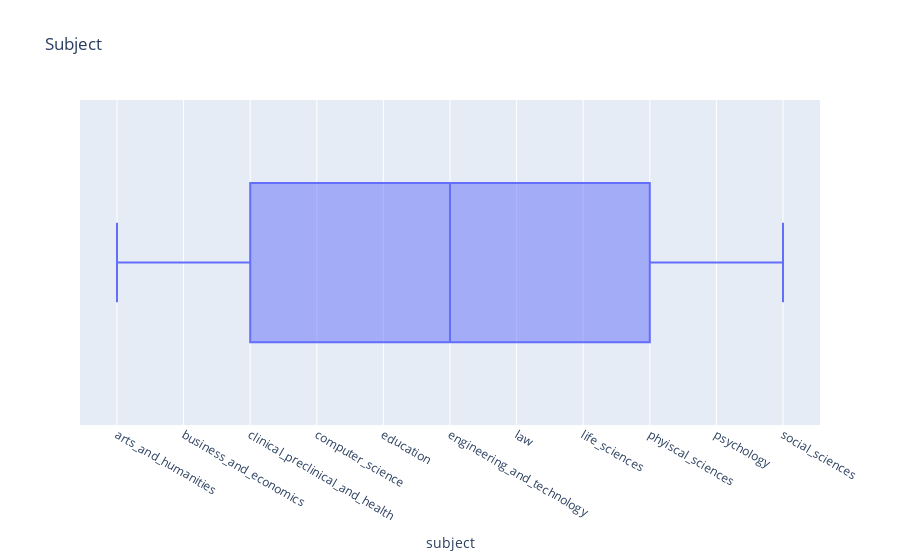

Notebook code cell kept with this figure:
### Code cell
px.box(df,'subject',title='Subject')

### Figure 1 — Plotly figure (JSON) as saved in the notebook; plotly's stock layout.template omitted (floating-point values rounded to 4 significant figures; data arrays with more than 128 entries replaced by an {"elided": "..."} marker saying what was removed)
{"data": [{"alignmentgroup": "True", "hovertemplate": "subject=%{x}<extra></extra>", "legendgroup": "", "marker": {"color": "#636efa"}, "name": "", "notched": false, "offsetgroup": "", "orientation": "h", "showlegend": false, "type": "box", "x": {"elided": "21440 str values"}, "x0": " ", "xaxis": "x", "y0": " ", "yaxis": "y"}], "layout": {"boxmode": "group", "legend": {"tracegroupgap": 0}, "title": {"text": "Subject"}, "xaxis": {"anchor": "y", "domain": [0, 1], "title": {"text": "subject"}}, "yaxis": {"anchor": "x", "domain": [0, 1]}}}
